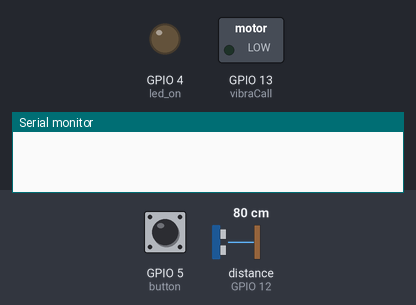
The sketch below on a simulated ESP32. Parts: switched loads named in the sketch (green lamp = pin HIGH), output pins drawn as LEDs (lit = HIGH), the last lines printed to the serial monitor. The inputs (shaded band) are chosen by the test bench; at power-on: GPIO 5 (button) LOW, distance to the obstacle (sensor on GPIO 12) 80 cm. The echo pulse lasts 58.3 µs per cm; pins used as bus, display or sensor lines are not drawn.

Above: at 1.2 s.
1.3 s: GPIO 5 (button) pulled HIGH for 0.15 s
At 2.1 s:
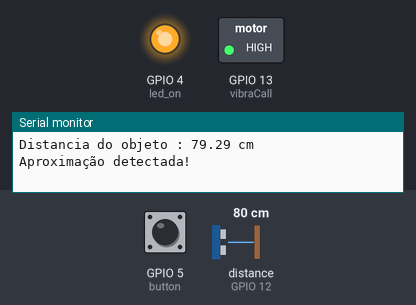
4.4 s: distance to the obstacle (sensor on GPIO 12) set to 250 cm
6.2 s: GPIO 5 (button) pulled HIGH for 3.2 s
At 10.7 s:
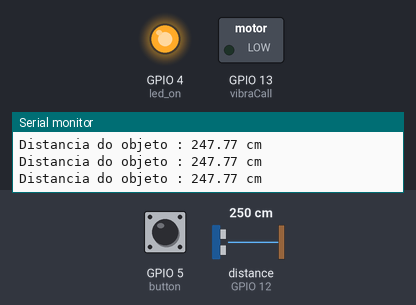
11.0 s: distance to the obstacle (sensor on GPIO 12) set to 158 cm
12.5 s: distance to the obstacle (sensor on GPIO 12) set to 150 cm
At 12.9 s:
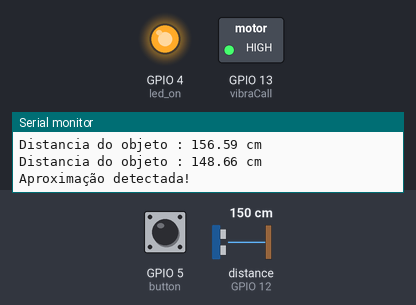
15.5 s: distance to the obstacle (sensor on GPIO 12) set to 299 cm
Timing chart, 0 to 18.0 s (numbered marks = the images above; inputs shaded):
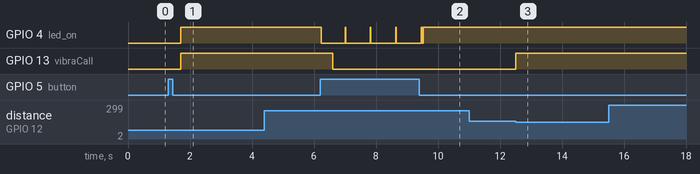

Measured:
- the behaviour switches between 153 and 152 cm on distance to the obstacle (sensor on GPIO 12) (found by bisection; images 2 and 3)
- after the input at 1.3 s, GPIO 4 (led_on): LOW → HIGH after 0.40 s; GPIO 13 (vibraCall): LOW → HIGH after 0.41 s
- after the input at 6.2 s, GPIO 4 (led_on): goes 4 × (LOW 0.77 s, HIGH 0.02 s), LOW 0.04 s, then HIGH, starting at once; GPIO 13 (vibraCall): HIGH → LOW after 0.41 s
- after the input at 12.5 s, GPIO 13 (vibraCall): LOW → HIGH at once

The sketch:

extsense_main_isolated.ino
```cpp
#define   SOUND_VELOCITY 0.034    //343 m/s: Corresponde a 1234,8 Km/h em 20 Graus Celsius

const int button = 5;             //D1 = (GPIO5)  Botão liga e desliga
const int led_on = 4;             //D2 = (GPIO4)  Led indicador de ativação do dispositivo
const int vibraCall = 13;         //D7 = (GPIO13) Motor de vibração
const int sensTrigger = 14;       //D5 = (GPIO5) Pino do sensor TRIGGER (TRANSMISSOR DE FREQUENCIAS PARA OS OBJETOS)
const int sensEcho = 12;          //D6 = (GPIO4) Pino do sensor ECHO (RECEPTOR QUE RECEBE O PULSO DAS FREQUENCIAS RETORNADAS DO OBJETO )

long  pulse_signal;               //VARIAVEL QUE ARMAZENARÁ O TEMPO DE PERCURSO DAS ONDAS SONORAS DO SENSOR,
                                  //QUE É O TEMPO DECORRIDO DESDE O MOMENTO DA TRANSMISSÃO E RECEPÇÃO DO PULSO.
float distance;                   //VARIÁVEL QUE ARMAZENA OS VALORES DA DISTANCIA DOS OBJETOS
float tmp = 50;

int  turn_on_off  = 0;            //VARIÁVEL USADA PARA A LÓGICA DE LIGA E DESLIGA, DE UM MESMO BOTÃO

void setup() {

 Serial.begin(115200);                               // Inicialização da velocidade de transmissão
 pinMode(vibraCall,OUTPUT);                          // Configuração do pino vibracall
 pinMode(led_on, OUTPUT);                            // Configura a Led de ativação do dispositivo
 pinMode(button,INPUT);                              // Configuração do botão de ativação do dispositivo
 pinMode(sensTrigger,OUTPUT);                        // Configura o pino TRIGGER como SAÍDA (TRANSMISSOR)
 pinMode(sensEcho,INPUT);                            // Configura o pino ECHO como ENTRADA  (RECEPTOR)

}
void loop() {
 Extsense_main(); //FUNÇÃO QUE SE REFERE AO FUNCIONAMENTO DO DISPOSITIVO
}
void Extsense_main(){                                 //FUNÇÃO PRINCIPAL DO SENSOR

     if (digitalRead(button) == HIGH){                //SE O BOTÃO FOR PRESSIONADO
     delay(400);

     if(turn_on_off == HIGH){
     turn_on_off = LOW;
     Serial.println("Dispositivo desativado!");       //IMPRIME NA TELA QUE O DISPOSITVO FOI DESLIGADO
     digitalWrite(led_on,LOW);
     }
     else{
     turn_on_off = HIGH;
     }
    }
   if(turn_on_off == HIGH){                           //CONDIÇÃO QUE VERIFICA SE O ESTADO DO BOTÃO É ALTO

   digitalWrite(led_on,HIGH);                         //ATIVA O LED INDICADOR DE ATIVAÇÃO DO DISPOSITIVO

   //INICIA O PINO TRIGGER COMO BAIXO POR 5 MICROSSEGUNDO(LIMPEZA DE VALORES INICIAIS DE LEITURA)
   digitalWrite(sensTrigger,LOW);
   delayMicroseconds(5);

   //ATIVA O PINO TRIGGER POR 10 MICROSEGUNDOS
   digitalWrite(sensTrigger,HIGH);
   delayMicroseconds(10);
   digitalWrite(sensTrigger,LOW);

   pulse_signal = pulseIn(sensEcho,HIGH);             //USAMOS A FUNÇÃO pulseIn() PARA OBTER O TEMPO DE VIAGEM DA ONDA SONORA
   distance = calc_distanceCm(pulse_signal);          //Variavel que recebe e armazena os resultados calculados pela a função

   if(distance <= 150){
   Serial.println("Aproximação detectada!");
   digitalWrite(vibraCall,HIGH);
   delay(600);
    }
   }
   else if(distance > 150){
   digitalWrite(vibraCall,LOW);
   }
   digitalWrite(led_on,LOW);                           //MANTÉM A LED INDICADOR DE ATIVAÇÃO DESATIVADA CASO O DISPOSITIVO NÃO TENHA SIDO ATIVADO COM O PRESSIONAMENTO DO BOTÃO
}
long calc_distanceCm(long pulse_calcCm){               //FUNÇÃO QUE RECEBE OS VALORES DA VARIÁVEL "pulse_signal" E RETORNA O CALCULO COM OS VALORES ARMAZENADOS NA VARIAVEL "distanceCm"
  float distanceCm = pulse_calcCm * SOUND_VELOCITY /2; //CALCULA OS VALORES ARMAZENADOS NA VARIAVEL pulse_calcCm COM O VALOR DA CONSTANTE SOUND_VELOCITY, PARA ENTREGAR O RESULTADO DE DISTANCIAMENTO DO OBJETO
  Serial.print("Distancia do objeto : ");              //IMPRIME NA TELA "Distancia do objeto : "
  Serial.print(distanceCm);                            //IMPRIME OS VALORES DO CALCULO ARMAZENADOS NA VARIAVEL "distanceCm"
  Serial.println(" cm ");
  return distanceCm;                                   //RETORNA OS VALORES CALCULADOS PARA A FUNÇÃO PRINCIPAL
}
```
